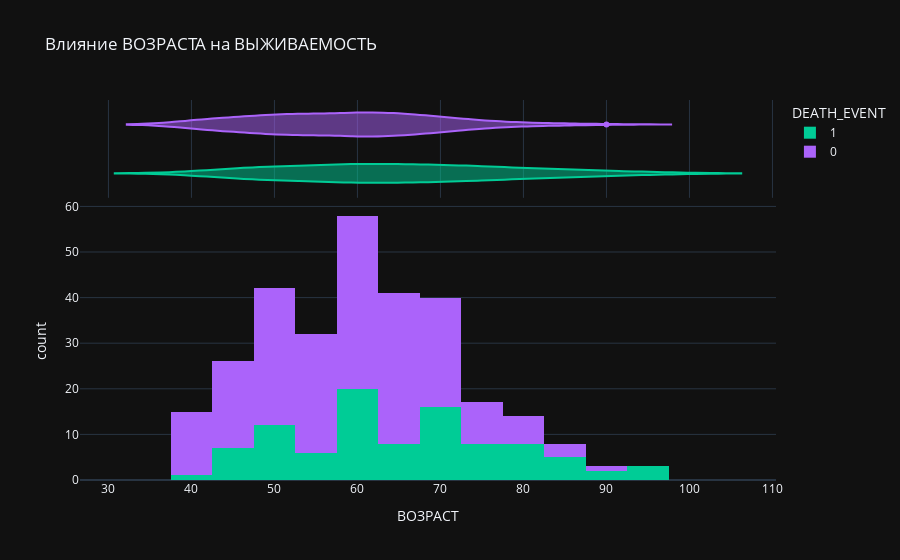

Source (notebook cell):
### Markdown cell above
Разброс данных достаточно высокий

### Code cell
fig = px.histogram(heart_data, x="age", color="DEATH_EVENT", marginal="violin", hover_data=heart_data.columns, 
                   title ="Влияние ВОЗРАСТА на ВЫЖИВАЕМОСТЬ", 
                   labels={"age": "ВОЗРАСТ"},
                   template="plotly_dark",
                   color_discrete_map={"0": "RebeccaPurple", "1": "MediumPurple"}
                  )
fig.show()

### Figure 1 — Plotly figure (JSON) as saved in the notebook; plotly's stock layout.template omitted (floating-point values rounded to 4 significant figures; data arrays with more than 128 entries replaced by an {"elided": "..."} marker saying what was removed)
{"data": [{"alignmentgroup": "True", "bingroup": "x", "hovertemplate": "DEATH_EVENT=1<br>ВОЗРАСТ=%{x}<br>count=%{y}<extra></extra>", "legendgroup": "1", "marker": {"color": "#00cc96", "pattern": {"shape": ""}}, "name": "1", "offsetgroup": "1", "orientation": "v", "showlegend": true, "type": "histogram", "x": [75, 55, 65, 50, 65, 90, 75, 60, 65, 80, 75, 62, 45, 50, 82, 87, 45, 70, 48, 65, 68, 75, 80, 95, 70, 58, 82, 94, 85, 50, 65, 69, 90, 82, 60, 70, 50, 70, 60, 50, 51, 60, 80, 57, 68, 53, 60, 70, 60, 95, 49, 72, 45, 50, 45, 60, 42, 72, 70, 65, 85, 69, 60, 60, 59, 60, 72, 85, 70, 86, 60, 46, 80, 72, 75, 72, 50, 45, 80, 59, 59, 65, 75, 58, 60.67, 50, 60, 45, 77, 48, 54, 73, 60, 55, 65, 55], "xaxis": "x", "yaxis": "y"}, {"alignmentgroup": "True", "customdata": {"elided": "96x12 float values"}, "hovertemplate": "DEATH_EVENT=%{customdata[11]}<br>ВОЗРАСТ=%{x}<br>anaemia=%{customdata[0]}<br>creatinine_phosphokinase=%{customdata[1]}<br>diabetes=%{customdata[2]}<br>ejection_fraction=%{customdata[3]}<br>high_blood_pressure=%{customdata[4]}<br>platelets=%{customdata[5]}<br>serum_creatinine=%{customdata[6]}<br>serum_sodium=%{customdata[7]}<br>sex=%{customdata[8]}<br>smoking=%{customdata[9]}<br>time=%{customdata[10]}<extra></extra>", "legendgroup": "1", "marker": {"color": "#00cc96"}, "name": "1", "offsetgroup": "1", "scalegroup": "x", "showlegend": false, "type": "violin", "x": [75, 55, 65, 50, 65, 90, 75, 60, 65, 80, 75, 62, 45, 50, 82, 87, 45, 70, 48, 65, 68, 75, 80, 95, 70, 58, 82, 94, 85, 50, 65, 69, 90, 82, 60, 70, 50, 70, 60, 50, 51, 60, 80, 57, 68, 53, 60, 70, 60, 95, 49, 72, 45, 50, 45, 60, 42, 72, 70, 65, 85, 69, 60, 60, 59, 60, 72, 85, 70, 86, 60, 46, 80, 72, 75, 72, 50, 45, 80, 59, 59, 65, 75, 58, 60.67, 50, 60, 45, 77, 48, 54, 73, 60, 55, 65, 55], "xaxis": "x2", "yaxis": "y2"}, {"alignmentgroup": "True", "bingroup": "x", "hovertemplate": "DEATH_EVENT=0<br>ВОЗРАСТ=%{x}<br>count=%{y}<extra></extra>", "legendgroup": "0", "marker": {"color": "#ab63fa", "pattern": {"shape": ""}}, "name": "0", "offsetgroup": "0", "orientation": "v", "showlegend": true, "type": "histogram", "x": {"elided": "203 float values"}, "xaxis": "x", "yaxis": "y"}, {"alignmentgroup": "True", "customdata": {"elided": "203x12 float values"}, "hovertemplate": "DEATH_EVENT=%{customdata[11]}<br>ВОЗРАСТ=%{x}<br>anaemia=%{customdata[0]}<br>creatinine_phosphokinase=%{customdata[1]}<br>diabetes=%{customdata[2]}<br>ejection_fraction=%{customdata[3]}<br>high_blood_pressure=%{customdata[4]}<br>platelets=%{customdata[5]}<br>serum_creatinine=%{customdata[6]}<br>serum_sodium=%{customdata[7]}<br>sex=%{customdata[8]}<br>smoking=%{customdata[9]}<br>time=%{customdata[10]}<extra></extra>", "legendgroup": "0", "marker": {"color": "#ab63fa"}, "name": "0", "offsetgroup": "0", "scalegroup": "x", "showlegend": false, "type": "violin", "x": {"elided": "203 float values"}, "xaxis": "x2", "yaxis": "y2"}], "layout": {"barmode": "relative", "legend": {"title": {"text": "DEATH_EVENT"}, "tracegroupgap": 0}, "title": {"text": "Влияние ВОЗРАСТА на ВЫЖИВАЕМОСТЬ"}, "xaxis": {"anchor": "y", "domain": [0, 1], "title": {"text": "ВОЗРАСТ"}}, "xaxis2": {"anchor": "y2", "domain": [0, 1], "matches": "x", "showgrid": true, "showticklabels": false}, "yaxis": {"anchor": "x", "domain": [0, 0.7326], "title": {"text": "count"}}, "yaxis2": {"anchor": "x2", "domain": [0.7426, 1], "matches": "y2", "showgrid": false, "showline": false, "showticklabels": false, "ticks": ""}}}
